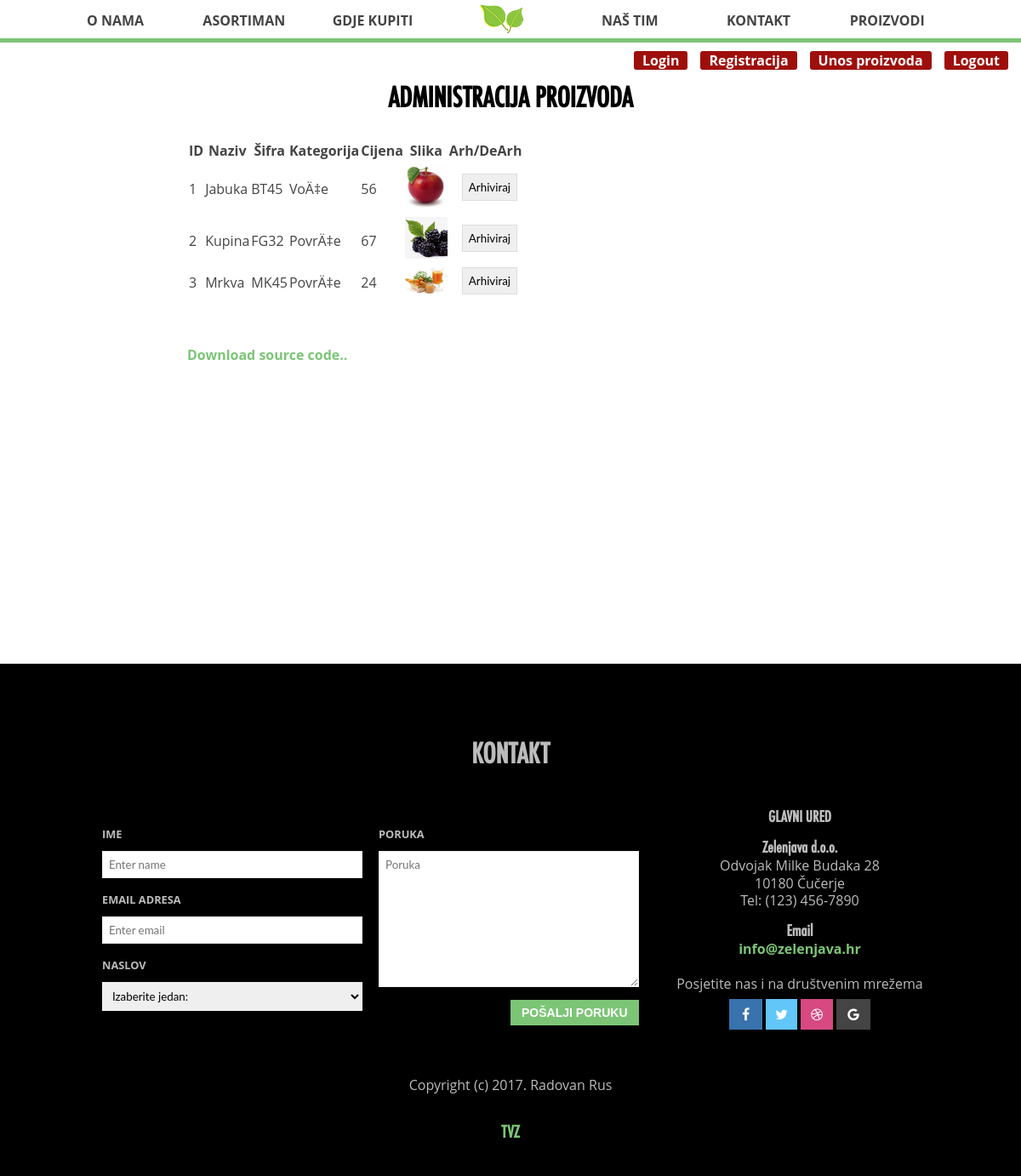
The page /admin.php (signed in) on the database its author committed.
### tables this page shows
CREATE TABLE `proizvodi` (
  `id` int(11) NOT NULL,
  `naziv` varchar(30) NOT NULL,
  `sifra` varchar(10) NOT NULL,
  `kategorija` varchar(10) NOT NULL,
  `opis` text NOT NULL,
  `slika` varchar(60) NOT NULL,
  `cijena` int(6) NOT NULL,
  `arhiviraj` tinyint(1) NOT NULL
);

### admin.php (the view, shortened to what this page needs)
<!DOCTYPE html>
<html>
<head>
<link rel="stylesheet" href="css/style.css">
<link rel="stylesheet" href="css/animations.css">
<link rel="stylesheet" href="css/font-awesome.min.css">
</head>
<body>
<?php include 'navigation.php' ?>
<?php if (($_SESSION['level'] == '1')){ echo'<div class="login"><a href="logout.php">Logout</a></div>';} ?><div class="login"><a href="unos.php">Unos proizvoda</a></div><div class="login"><a href="reg.php">Registracija</a></div><div class="login"><a href="login.php">Login</a></div>
<main>
    <section id="unos">
    <h2>Administracija proizvoda</h2>
<?php
if (isset($_SESSION['level'])) {
    if ($_SESSION['level'] == '1') {
    include 'connection.php';
	$query = "SELECT id, naziv, sifra, kategorija, cijena, slika, arhiviraj FROM proizvodi";
	$result = mysqli_query($dbc, $query) or die(mysqli_connect_error());
	echo '<table>';
	echo '<tr>';
	echo '<th>ID</th><th>Naziv</th><th>Šifra</th><th>Kategorija</th><th>Cijena</th><th>Slika</th>';
	echo '<th>Arh/DeArh</th>';
	echo '</tr>';
	while($row = mysqli_fetch_array($result)) {
	if ($row['arhiviraj'] == 0) {
	echo '<tr>';
	echo '<td>'. $row['id'] .'</td>';
	echo '<td>'. $row['naziv'] .'</td>';
	echo '<td>'. $row['sifra'] .'</td>';
	echo '<td>'. $row['kategorija'] .'</td>';
	echo '<td>'. $row['cijena'] .'</td>';
        echo '<td><img src="'. $row['slika'] .'" style="max-width: 50px;"></td>';
	echo '<td>
	<form name="za_arhivu" method="POST" action="">
        <input type="hidden" name="naredba" value="za_arhivu">
	<input type="hidden" name="proizvod" value="'.$row['id'].'">
	<input type="submit" value="Arhiviraj">
	</form>
	</td>';}
	echo '</tr>';
	}
	echo '</table>';
        echo '<div style="margin-top: 50px;"><a href="files/rr-pwa.zip">Download source code..</a></div>';
    }
    else {
        echo'<span class="red">Nemate prava za administraciju stranice.</span>';
    }
}
elseif (!isset($_SESSION['level'])) {
       echo'<span class="red">Nemate prava za administraciju stranice.</span>';
    }
?>
    </section>
</main>
<?php include 'footer.php' ?>
</body>
</html>

### css/style.css (style rules this page uses)
* { margin: 0; padding: 0; box-sizing: border-box; }
body { font-family: 'Open Sans', sans-serif; font-size: 16px; color: #444; line-height: 1.6em; margin-top: 50px; }
h1,h2,h3,h4,h5 { font-family: 'Futura Condensed Medium'; }
h2,h3,h4 { text-transform: uppercase; }
h2 { font-size: 2em; color: black; text-align: center; margin-bottom: 35px; padding-top: 60px; }
a { text-decoration: none; font-weight: bold; color: #7cc576; transition: .2s ease-in; }
main { margin: 20px auto 60px auto; width: 100%; max-width: 800px; padding: 0 20px; position: relative; }
section { margin: 10px 0; position: relative; }
#unos input { margin: 0 0 6px 15px; padding: 7px; border: 1px solid #ddd; font-family: 'Lato',sans-serif; }
#unos { margin-bottom: 350px; }
#unos h2 { padding-top: 0; }
.login a { float: right; padding: 0 10px; margin: 10px 15px 0 0; color: white; line-height: 1.4em; text-decoration: none; font-size: 1em; font-weight: bold; background: #9E0F0C; display: inline-block; border-radius: 3px; transition: .5s all; }

### rows shown on the page
proizvodi: id "1", naziv "Jabuka", sifra "BT45", kategorija "VoÄ‡e", cijena "56", slika (picture)
proizvodi: id "2", naziv "Kupina", sifra "FG32", kategorija "PovrÄ‡e", cijena "67", slika (picture)
proizvodi: id "3", naziv "Mrkva", sifra "MK45", kategorija "PovrÄ‡e", cijena "24", slika (picture)
